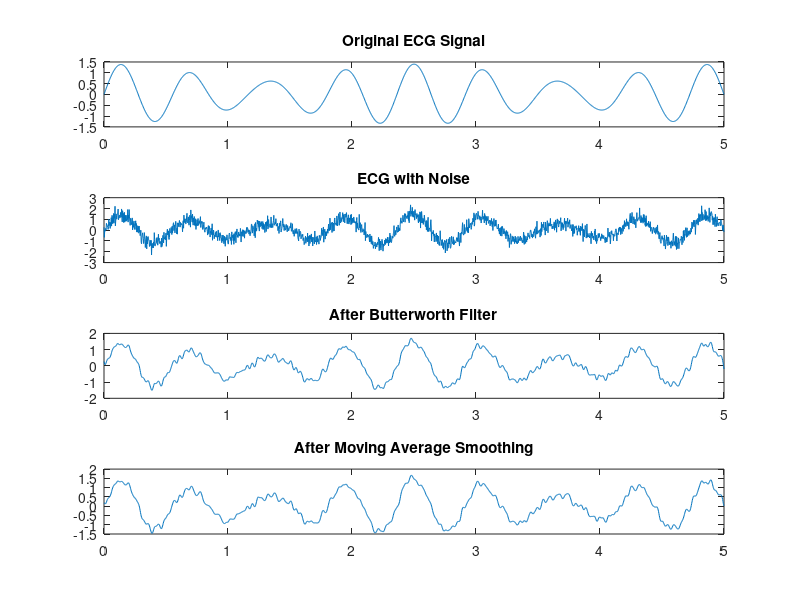

Here is the MATLAB script that generated this plot:
clc
clear
close all

Fs = 360;
time = 0:1/Fs:5;

signal1 = sin(2*pi*1.7*time);
signal2 = 0.4*sin(2*pi*2.1*time);

ecg_signal = signal1 + signal2;

noise_component = 0.35*randn(size(time));
noisy_signal = ecg_signal + noise_component;

cutoff = 28;
[b,a] = butter(3,cutoff/(Fs/2),'low');
filtered_signal = filtfilt(b,a,noisy_signal);

window_size = 6;
smooth_signal = movmean(filtered_signal,window_size);

figure

subplot(4,1,1)
plot(time,ecg_signal)
title('Original ECG Signal')

subplot(4,1,2)
plot(time,noisy_signal)
title('ECG with Noise')

subplot(4,1,3)
plot(time,filtered_signal)
title('After Butterworth Filter')

subplot(4,1,4)
plot(time,smooth_signal)
title('After Moving Average Smoothing')
